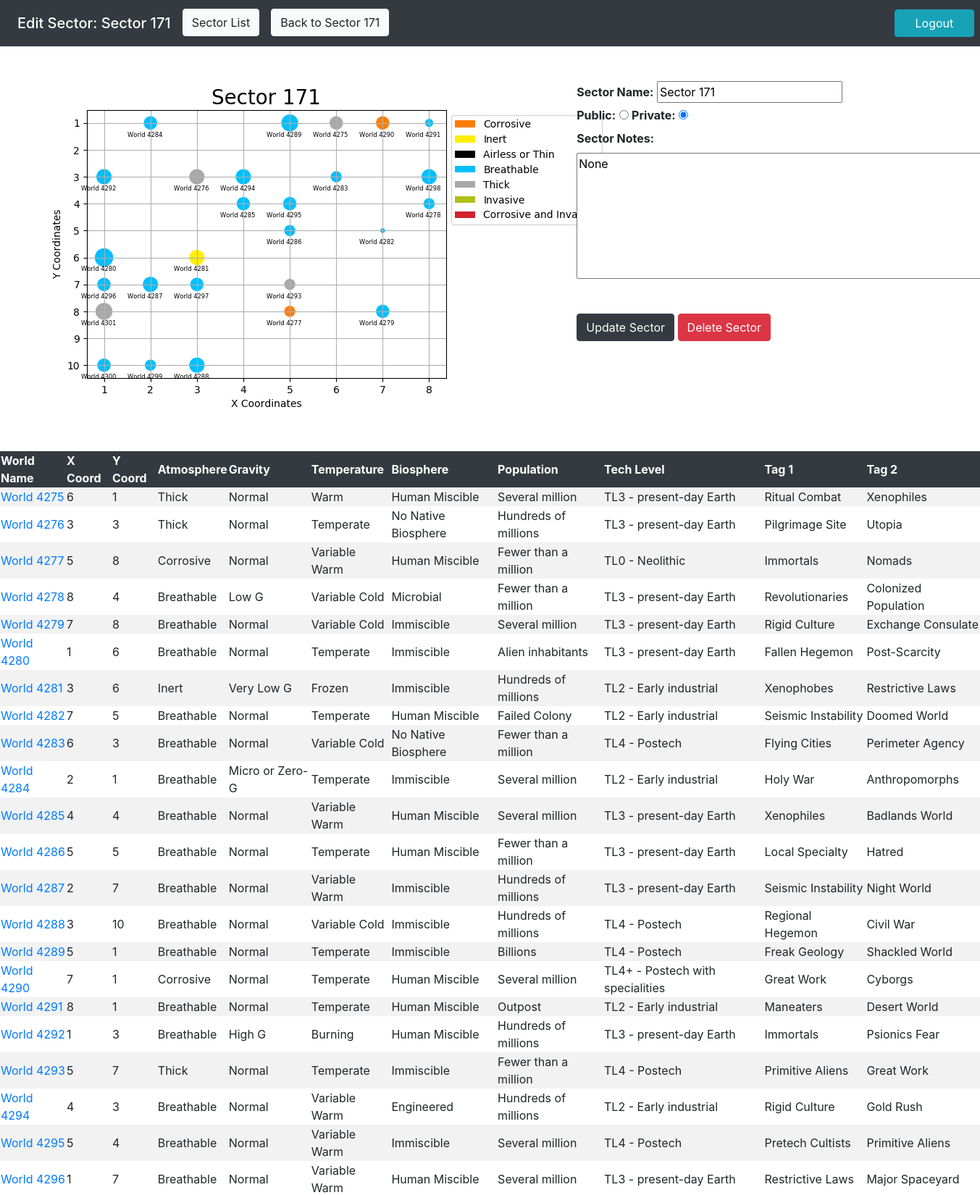
Page /swn/editsector/171 (signed in, upper part) on the committed database.
### swn_app/models.py (models this page shows)
class Sector(models.Model):
    name = models.CharField(max_length=45, null=True)
    desc = models.TextField(null=True)
    public = models.BooleanField()
    map = models.ImageField(null=True)
    owned_by = models.ForeignKey(User, related_name="sectors", on_delete=models.CASCADE)
    created_at = models.DateTimeField(auto_now_add=True)
    updated_at = models.DateTimeField(auto_now=True)

class World(models.Model):
    name = models.CharField(max_length=45, null=True)
    desc = models.TextField(null=True)
    x_coord = models.IntegerField()
    y_coord = models.IntegerField()
    tag1 = models.CharField(max_length=45)
    tag2 = models.CharField(max_length=45)
    atmosphere = models.CharField(max_length=45)
    temperature = models.CharField(max_length=45)
    biosphere = models.CharField(max_length=45)
    population = models.CharField(max_length=45)
    gravity = models.CharField(max_length=45)
    techlevel = models.CharField(max_length=45)
    sector = models.ForeignKey(Sector, related_name="systems", on_delete=models.CASCADE)
    created_at = models.DateTimeField(auto_now_add=True)
    updated_at = models.DateTimeField(auto_now=True)

### swn_app/views.py (the view)
# urls.py: path('/editsector/<int:sectorid>', views.editsector),
def editsector(request, sectorid):
    user = User.objects.get(id=request.session['userid'])
    current_sector = Sector.objects.get(id=sectorid)
    if current_sector.owned_by != user:
        return redirect('/swn')
    else:
        context = {
            'current_sector' : Sector.objects.get(id=sectorid),
            'worlds' : World.objects.filter(sector=sectorid),
        }
        return render(request, 'editsector.html', context)

### swn_app/templates/editsector.html (shortened to what this page needs)
<!DOCTYPE html>
<html lang="en">
<head>
    {% load static %}
    <link rel="stylesheet" href="https://stackpath.bootstrapcdn.com/bootstrap/4.4.1/css/bootstrap.min.css">
</head>
<body>
    <nav class="navbar navbar-expand-lg navbar-dark bg-dark">
        <ul class="navbar-nav mr-auto col-11">
            <li class="nav-item"><span class="navbar-brand mx-2 my-1 h2">Edit Sector: {{current_sector.name}}</span></li>
            <li class="nav-item"><a href="/swn" class="nav-item btn btn-light mx-2 my-1">Sector List</a></li>
            <li class="nav-item"><a href="/swn/sectordetail/{{current_sector.id}}" class="nav-item btn btn-light mx-2 my-1">Back to {{current_sector.name}}</a></li>
        </ul>
        <a href="/logout" class="nav-item btn btn-info mx-2 my-1 nav-item col-1">Logout</a>
    </nav>
    <div class="row mx-5 my-5">
        <div class="col-7">
            <img src="{{current_sector.map.url}}" alt="sector map image">
        </div>
        <div class="col-5 form_group">
            <form action="/swn/updatesector/{{current_sector.id}}" method="POST">
                <label for="sector_name" class=""><strong>Sector Name:</strong></label>
                <input id="sector_name" type="text" name="sector_name" value="{{current_sector.name}}"><br>
                <label for="sector_public" class=""><strong>Public:</strong></label>
                <input id="sector_public" type="radio" name="sector_public" value="True" {% if current_sector.public %} checked {% endif %}>
                <label for="sector_public"><strong>Private:</strong></label>
                <input id="sector_public" type="radio" name="sector_public" value="False" {% if not current_sector.public %} checked {% endif %}>
                <br>
                <label for="sector_desc" class="align-top"><strong>Sector Notes:</strong></label>
                <textarea id="sector_desc" class="align-top" rows="7" cols="60" name="sector_desc">{{current_sector.desc}}</textarea><br>
                <button class='btn btn-dark my-5' type="submit">Update Sector</button>
                <a href="/swn/confirmsectordelete/{{current_sector.id}}" class="btn btn-danger">Delete Sector</a>
            </form>
        </div>
    </div>
    <table class="table-striped mx-auto mb-5">
        <thead class="thead-dark bg-dark text-white">
            <tr>
                <th>World Name</th>
                <th>X Coord</th>
                <th>Y Coord</th>
                <th>Atmosphere</th>
                <th>Gravity</th>
                <th>Temperature</th>
                <th>Biosphere</th>
                <th>Population</th>
                <th>Tech Level</th>
                <th>Tag 1</th>
                <th>Tag 2</th>
            </tr>
        </thead>
        <tbody>
            {% for world in worlds %}
            <tr>
                <td><a href="/swn/worlddetail/{{world.id}}">{{world.name}}</a></td>
                <td>{{world.x_coord}}</td>
                <td>{{world.y_coord}}</td>
                <td>{{world.atmosphere}}</td>
                <td>{{world.gravity}}</td>
                <td>{{world.temperature}}</td>
                <td>{{world.biosphere}}</td>
                <td>{{world.population}}</td>
                <td>{{world.techlevel}}</td>
                <td>{{world.tag1}}</td>
                <td>{{world.tag2}}</td>
            </tr>
            {% endfor %}
        </tbody>
    </table>
</body>
</html>

### rows in the picture
Sector: name "Sector 171", map (picture), sector_name "Sector 171", public "☐ Public:", public "☑", sector_desc "None"
World: name "World 4275", x_coord "6", y_coord "1", atmosphere "Thick", gravity "Normal", temperature "Warm", biosphere "Human Miscible", population "Several million", techlevel "TL3 - present-day Earth", tag1 "Ritual Combat", tag2 "Xenophiles"
World: name "World 4276", x_coord "3", y_coord "3", atmosphere "Thick", gravity "Normal", temperature "Temperate", biosphere "No Native Biosphere", population "Hundreds of millions", techlevel "TL3 - present-day Earth", tag1 "Pilgrimage Site", tag2 "Utopia"
World: name "World 4277", x_coord "5", y_coord "8", atmosphere "Corrosive", gravity "Normal", temperature "Variable Warm", biosphere "Human Miscible", population "Fewer than a million", techlevel "TL0 - Neolithic", tag1 "Immortals", tag2 "Nomads"
World: name "World 4278", x_coord "8", y_coord "4", atmosphere "Breathable", gravity "Low G", temperature "Variable Cold", biosphere "Microbial", population "Fewer than a million", techlevel "TL3 - present-day Earth", tag1 "Revolutionaries", tag2 "Colonized Population"
World: name "World 4279", x_coord "7", y_coord "8", atmosphere "Breathable", gravity "Normal", temperature "Variable Cold", biosphere "Immiscible", population "Several million", techlevel "TL3 - present-day Earth", tag1 "Rigid Culture", tag2 "Exchange Consulate"
World: name "World 4280", x_coord "1", y_coord "6", atmosphere "Breathable", gravity "Normal", temperature "Temperate", biosphere "Immiscible", population "Alien inhabitants", techlevel "TL3 - present-day Earth", tag1 "Fallen Hegemon", tag2 "Post-Scarcity"
World: name "World 4281", x_coord "3", y_coord "6", atmosphere "Inert", gravity "Very Low G", temperature "Frozen", biosphere "Immiscible", population "Hundreds of millions", techlevel "TL2 - Early industrial", tag1 "Xenophobes", tag2 "Restrictive Laws"
World: name "World 4282", x_coord "7", y_coord "5", atmosphere "Breathable", gravity "Normal", temperature "Temperate", biosphere "Human Miscible", population "Failed Colony", techlevel "TL2 - Early industrial", tag1 "Seismic Instability", tag2 "Doomed World"
World: name "World 4283", x_coord "6", y_coord "3", atmosphere "Breathable", gravity "Normal", temperature "Variable Cold", biosphere "No Native Biosphere", population "Fewer than a million", techlevel "TL4 - Postech", tag1 "Flying Cities", tag2 "Perimeter Agency"
World: name "World 4284", x_coord "2", y_coord "1", atmosphere "Breathable", gravity "Micro or Zero-G", temperature "Temperate", biosphere "Immiscible", population "Several million", techlevel "TL2 - Early industrial", tag1 "Holy War", tag2 "Anthropomorphs"
World: name "World 4285", x_coord "4", y_coord "4", atmosphere "Breathable", gravity "Normal", temperature "Variable Warm", biosphere "Human Miscible", population "Several million", techlevel "TL3 - present-day Earth", tag1 "Xenophiles", tag2 "Badlands World"
World: name "World 4286", x_coord "5", y_coord "5", atmosphere "Breathable", gravity "Normal", temperature "Temperate", biosphere "Human Miscible", population "Fewer than a million", techlevel "TL3 - present-day Earth", tag1 "Local Specialty", tag2 "Hatred"
World: name "World 4287", x_coord "2", y_coord "7", atmosphere "Breathable", gravity "Normal", temperature "Variable Warm", biosphere "Immiscible", population "Hundreds of millions", techlevel "TL3 - present-day Earth", tag1 "Seismic Instability", tag2 "Night World"
World: name "World 4288", x_coord "3", y_coord "10", atmosphere "Breathable", gravity "Normal", temperature "Variable Cold", biosphere "Immiscible", population "Hundreds of millions", techlevel "TL4 - Postech", tag1 "Regional Hegemon", tag2 "Civil War"
World: name "World 4289", x_coord "5", y_coord "1", atmosphere "Breathable", gravity "Normal", temperature "Temperate", biosphere "Immiscible", population "Billions", techlevel "TL4 - Postech", tag1 "Freak Geology", tag2 "Shackled World"
World: name "World 4290", x_coord "7", y_coord "1", atmosphere "Corrosive", gravity "Normal", temperature "Temperate", biosphere "Human Miscible", population "Several million", techlevel "TL4+ - Postech with specialities", tag1 "Great Work", tag2 "Cyborgs"
World: name "World 4291", x_coord "8", y_coord "1", atmosphere "Breathable", gravity "Normal", temperature "Temperate", biosphere "Human Miscible", population "Outpost", techlevel "TL2 - Early industrial", tag1 "Maneaters", tag2 "Desert World"
World: name "World 4292", x_coord "1", y_coord "3", atmosphere "Breathable", gravity "High G", temperature "Burning", biosphere "Human Miscible", population "Hundreds of millions", techlevel "TL3 - present-day Earth", tag1 "Immortals", tag2 "Psionics Fear"
World: name "World 4293", x_coord "5", y_coord "7", atmosphere "Thick", gravity "Normal", temperature "Temperate", biosphere "Immiscible", population "Fewer than a million", techlevel "TL4 - Postech", tag1 "Primitive Aliens", tag2 "Great Work"
World: name "World 4294", x_coord "4", y_coord "3", atmosphere "Breathable", gravity "Normal", temperature "Variable Warm", biosphere "Engineered", population "Hundreds of millions", techlevel "TL2 - Early industrial", tag1 "Rigid Culture", tag2 "Gold Rush"
World: name "World 4295", x_coord "5", y_coord "4", atmosphere "Breathable", gravity "Normal", temperature "Variable Warm", biosphere "Immiscible", population "Several million", techlevel "TL4 - Postech", tag1 "Pretech Cultists", tag2 "Primitive Aliens"
World: name "World 4296", x_coord "1", y_coord "7", atmosphere "Breathable", gravity "Normal", temperature "Variable Warm", biosphere "Human Miscible", population "Several million", techlevel "TL3 - present-day Earth", tag1 "Restrictive Laws", tag2 "Major Spaceyard"
